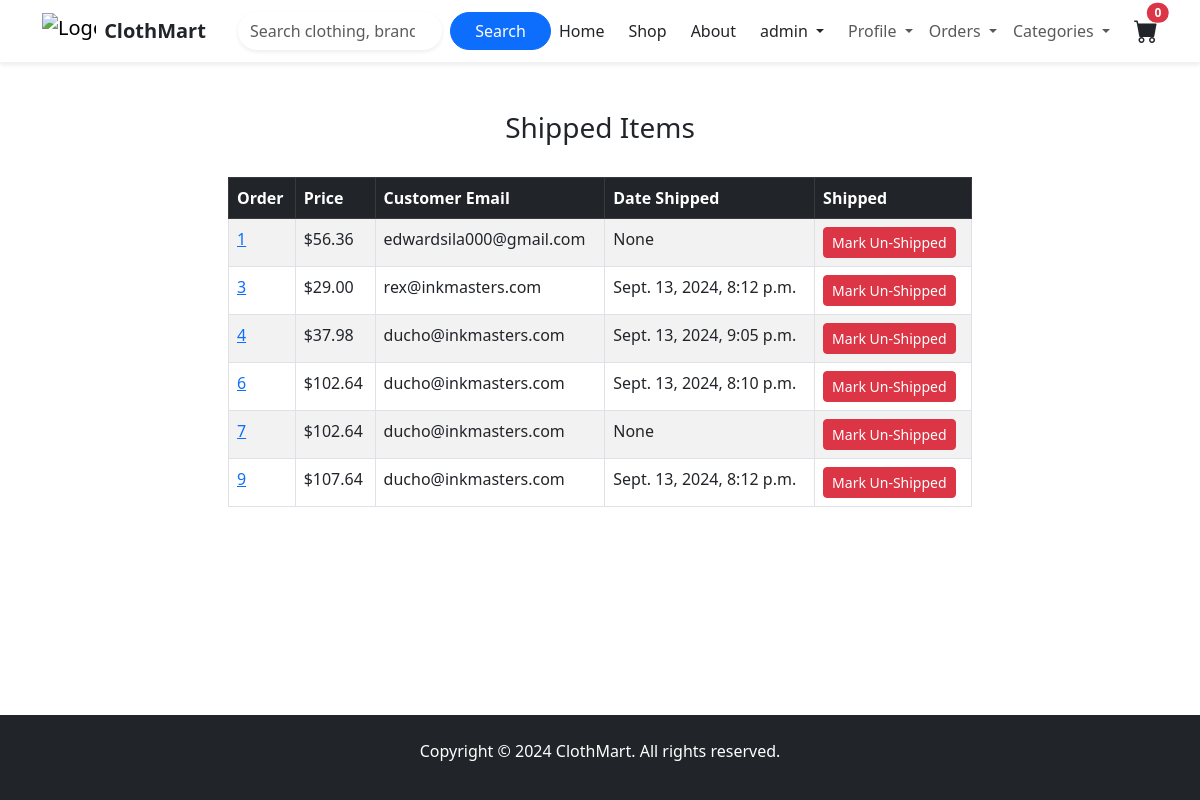
/payment/shipped_dash (signed in), run on an earlier commit of the app's database.
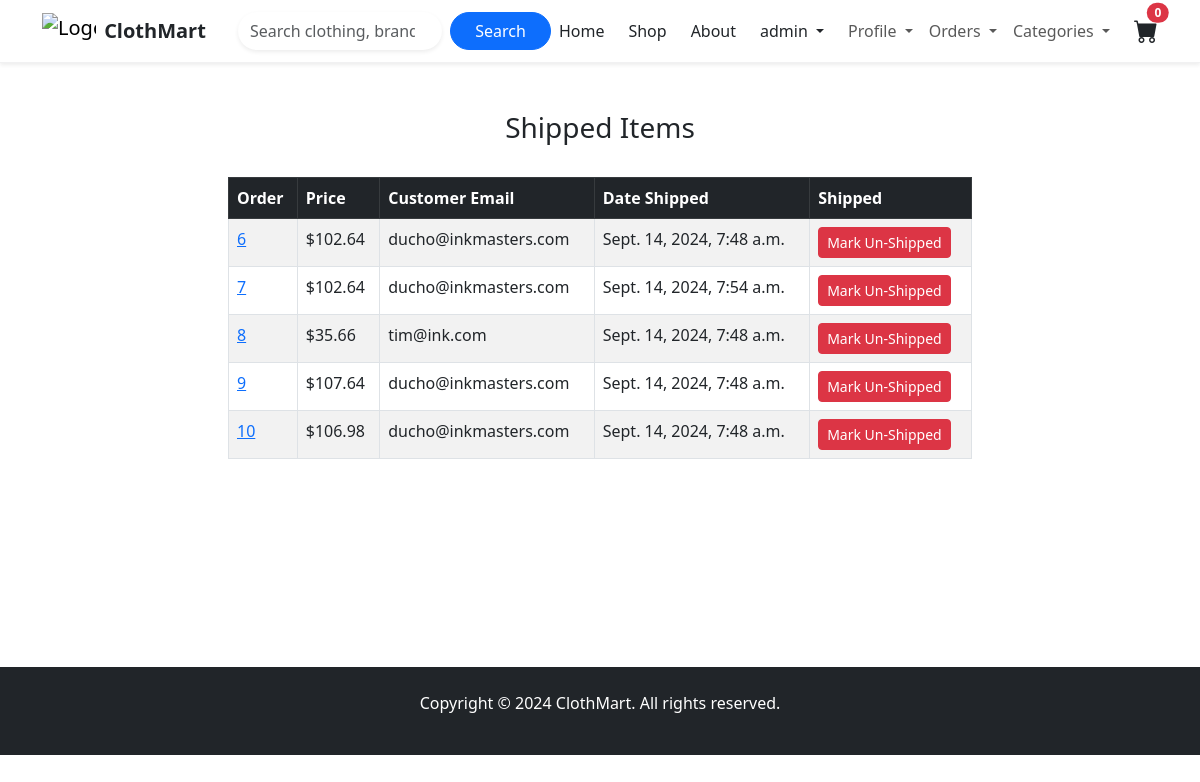
And on a later commit of the database.
### payment/models.py (models this page shows, shortened)
class Order(models.Model):
	user = models.ForeignKey(User, on_delete=models.CASCADE, null=True, blank=True)
	full_name = models.CharField(max_length=250)
	email = models.EmailField(max_length=250)
	shipping_address = models.TextField(max_length=15000)
	amount_paid = models.DecimalField(max_digits=7, decimal_places=2)
	date_ordered = models.DateTimeField(auto_now_add=True)
	shipped = models.BooleanField(default=False)
	date_shipped = models.DateTimeField(blank=True, null=True)

### payment/views.py (the view, shortened to what this page needs)
# urls.py: path('shipped_dash', views.shipped_dash, name='shipped_dash'),
def shipped_dash(request):
	if request.user.is_authenticated and request.user.is_superuser:
		orders = Order.objects.filter(shipped=True)
		return render(request, "payment/shipped_dash.html", {"orders":orders})
	else:
		messages.success(request, "Access denied")
		return redirect('home')

### cart/cart.py (called while the page is built)
    def __len__(self):
        return len(self.cart)

### cart/context_processors.py (called while the page is built)
def cart(request):
    return {'cart': Cart(request)}

### payment/templates/payment/shipped_dash.html (shortened to what this page needs)
{% extends 'base.html' %}
{% block content %}
<div class="container">
    <div class="row">
        <center>
            <div class="col-8">
                <br/><br/>
                <h3>Shipped Items</h3>
                <br/>
                    <table class="table table-striped table-hover table-bordered">
                      <thead class="table-dark">
                        <tr>
                          <th scope="col">Order</th>
                          <th scope="col">Price</th>
                          <th scope="col">Customer Email</th>
                          <th scope="col">Date Shipped</th>
                          <th scope="col">Shipped</th>
                        </tr>
                      </thead>
                      <tbody>
                        {% for item in orders %}
                        <tr>
                          <td><a href="{% url 'orders' item.id %}">{{ item.id }}</a></td>
                          <td>${{ item.amount_paid }}</td>
                          <td>{{ item.email }}</td>
                          <td>{{ item.date_shipped }}</td>
                          <td>
                              <form method="POST">
                                <button type="submit" class="btn btn-danger btn-sm">Mark Un-Shipped</button>
                              </form>
                          </td>
                        </tr>
                        {% endfor %}
                      </tbody>
                    </table>
<br/><br/>
<br/><br/>
<br/><br/>
<br/><br/>
            </div>
       </center>
   </div>
</div>
{% endblock %}

What changed in the data, as far as the page shows it:
no longer on this page (row edited): Order: id "1", amount_paid "56.36", email "edwardsila000@gmail.com", date_shipped "None"
no longer on this page (row edited): Order: id "3", amount_paid "29.00", email "rex@inkmasters.com", date_shipped "Sept. 13, 2024, 8:12 p.m."
no longer on this page (row edited): Order: id "4", amount_paid "37.98", email "ducho@inkmasters.com", date_shipped "Sept. 13, 2024, 9:05 p.m."
changed Order id 6: date_shipped "Sept. 13, 2024, 8:10 p.m." → "Sept. 14, 2024, 7:48 a.m."
changed Order id 7: date_shipped "None" → "Sept. 14, 2024, 7:54 a.m."
now on this page (row edited): Order: id "8", amount_paid "35.66", email "tim@ink.com", date_shipped "Sept. 14, 2024, 7:48 a.m."
changed Order id 9: date_shipped "Sept. 13, 2024, 8:12 p.m." → "Sept. 14, 2024, 7:48 a.m."
now on this page (row edited): Order: id "10", amount_paid "106.98", email "ducho@inkmasters.com", date_shipped "Sept. 14, 2024, 7:48 a.m."
